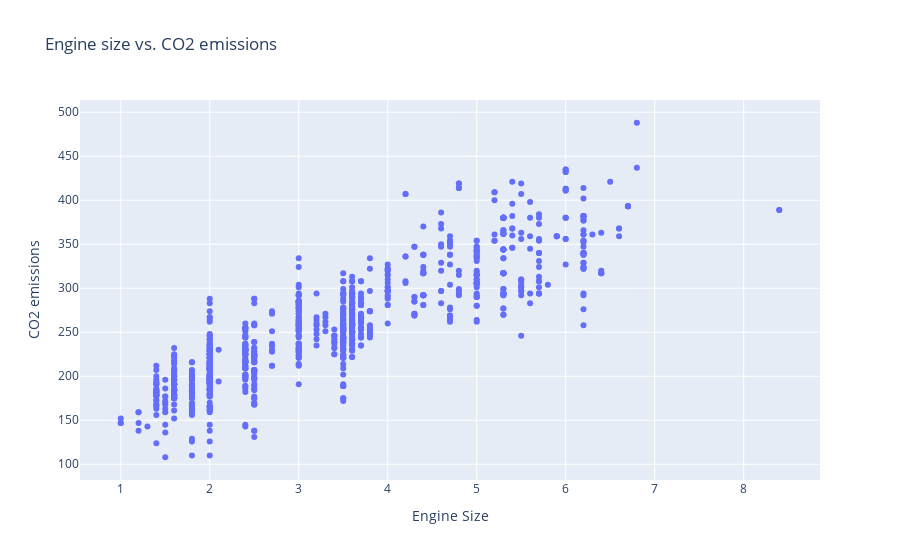

This figure's notebook cell:
### Markdown cell above
#### Train data distribution

### Code cell
fig = go.Figure(
	data=go.Scatter(
		x=cdf["ENGINESIZE"],
		y=cdf["CO2EMISSIONS"],
		mode="markers",
		name="Data point"
	)
)
fig.update_layout(
	xaxis_title="Engine Size",
	yaxis_title="CO2 emissions",
	title="Engine size vs. CO2 emissions"
)

### Figure 1 — Plotly figure (JSON) as saved in the notebook; plotly's stock layout.template omitted (floating-point values rounded to 4 significant figures; data arrays with more than 128 entries replaced by an {"elided": "..."} marker saying what was removed)
{"data": [{"mode": "markers", "name": "Data point", "type": "scatter", "x": {"elided": "1067 float values"}, "y": {"elided": "1067 int values"}}], "layout": {"title": {"text": "Engine size vs. CO2 emissions"}, "xaxis": {"title": {"text": "Engine Size"}}, "yaxis": {"title": {"text": "CO2 emissions"}}}}
